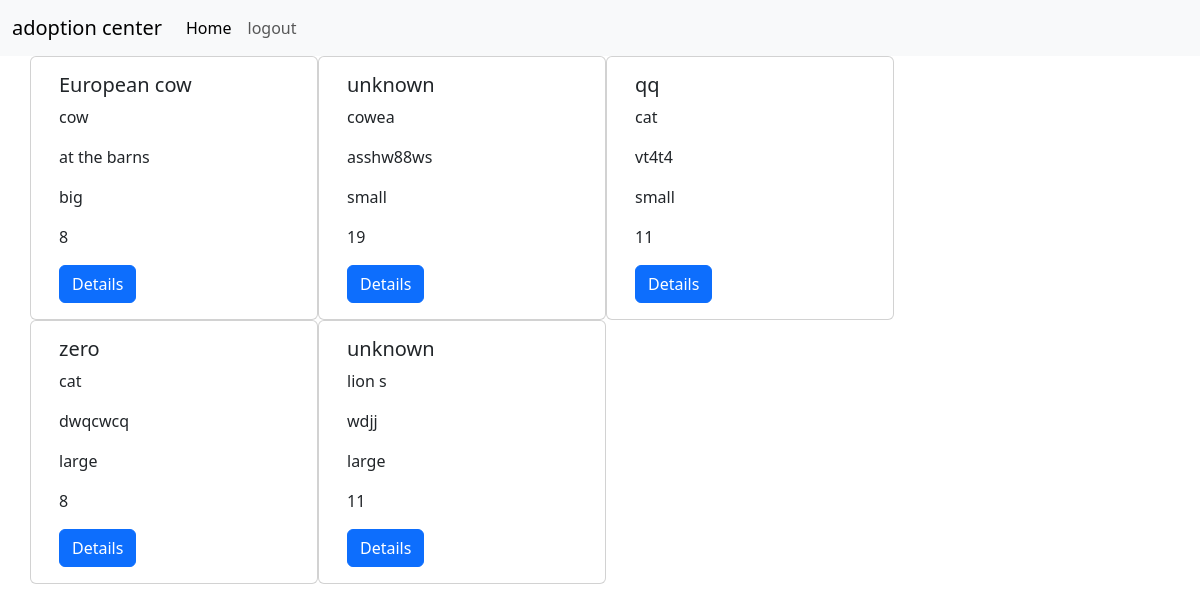
The app's page /senior.php with its own data.
### tables this page shows
CREATE TABLE `pets` (
  `id` int(11) NOT NULL,
  `name` varchar(50) NOT NULL,
  `photo` varchar(255) NOT NULL,
  `location` varchar(100) NOT NULL,
  `description` varchar(255) NOT NULL,
  `size` varchar(20) NOT NULL,
  `age` int(11) NOT NULL,
  `vaccinated` varchar(290) NOT NULL,
  `breed` varchar(50) NOT NULL,
  `status` enum('Adopted','Available') NOT NULL
);

### senior.php (the view, shortened to what this page needs)
<?php
require_once "db_connect.php";
    $media = "SELECT * FROM pets where age>=8";
    $resultMedia = mysqli_query($connect, $media);
    $mediaLayout = "";
    while($mediaRow = mysqli_fetch_assoc($resultMedia)){
    $mediaLayout.="<div class='card' style='width: 18rem;'>
    <div class='card-body'>
      <h5 class='card-title'>{$mediaRow["breed"]}</h5>
      <p class='card-text'>{$mediaRow["name"]}</p>
      <p class='card-text'>{$mediaRow["location"]}</p>
      <p class='card-text'>{$mediaRow["size"]}</p>
      <p class='card-text'>{$mediaRow["age"]}</p>
      <a href='a5/detailsadm.php?X={$mediaRow["id"]}' class='btn btn-primary'>Details</a>
    </div>
    </div>";
    }
    ?>
    <!DOCTYPE html>
<html lang="en">
<head>
    <link href="https://cdn.jsdelivr.net/npm/bootstrap@5.3.0/dist/css/bootstrap.min.css" rel="stylesheet">
</head>
<body>
<nav class="navbar navbar-expand-lg bg-body-tertiary">
  <div class="container-fluid">
    <a class="navbar-brand" href="#">adoption center</a>
    <div class="collapse navbar-collapse" id="navbarSupportedContent">
      <ul class="navbar-nav me-auto mb-2 mb-lg-0">
        <li class="nav-item">
          <a class="nav-link active" aria-current="home.php" href="home.php">Home</a>
        </li>
        <li class="nav-item">
          <a class="nav-link"  href="logout.php?logout">logout</a>
        </li>
    </div>
  </div>
</nav>
<div class="container">
<div class="row row-cols-lg-4 row-cols-md-3 row-cols-sm-2">
    <?= $mediaLayout ?>
</div>
</body>
</html>

### records on screen
pets: breed "European cow", name "cow", location "at the barns", size "big", age "8"
pets: breed "unknown", name "cowea", location "asshw88ws", size "small", age "19"
pets: breed "qq", name "cat", location "vt4t4", size "small", age "11"
pets: breed "zero", name "cat", location "dwqcwcq", size "large", age "8"
pets: breed "unknown", name "lion s", location "wdjj", size "large", age "11"
